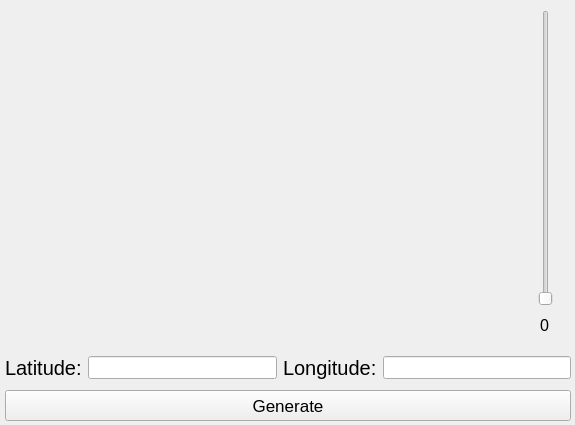
<?xml version="1.0" encoding="UTF-8"?>
<ui version="4.0">
 <class>MainWindow</class>
 <widget class="QMainWindow" name="MainWindow">
  <property name="geometry">
   <rect>
    <x>0</x>
    <y>0</y>
    <width>575</width>
    <height>425</height>
   </rect>
  </property>
  <property name="windowTitle">
   <string>MainWindow</string>
  </property>
  <widget class="QWidget" name="centralwidget">
   <widget class="QLabel" name="picture">
    <property name="geometry">
     <rect>
      <x>15</x>
      <y>11</y>
      <width>490</width>
      <height>315</height>
     </rect>
    </property>
    <property name="text">
     <string/>
    </property>
   </widget>
   <widget class="QWidget" name="horizontalLayoutWidget">
    <property name="geometry">
     <rect>
      <x>5</x>
      <y>345</y>
      <width>566</width>
      <height>46</height>
     </rect>
    </property>
    <layout class="QHBoxLayout" name="horizontalLayout">
     <item>
      <widget class="QLabel" name="label_2">
       <property name="font">
        <font>
         <pointsize>15</pointsize>
        </font>
       </property>
       <property name="text">
        <string>Latitude:</string>
       </property>
      </widget>
     </item>
     <item>
      <widget class="QLineEdit" name="xline">
       <property name="font">
        <font>
         <pointsize>10</pointsize>
        </font>
       </property>
      </widget>
     </item>
     <item>
      <widget class="QLabel" name="label_3">
       <property name="font">
        <font>
         <pointsize>15</pointsize>
        </font>
       </property>
       <property name="text">
        <string>Longitude:</string>
       </property>
      </widget>
     </item>
     <item>
      <widget class="QLineEdit" name="yline">
       <property name="font">
        <font>
         <pointsize>10</pointsize>
        </font>
       </property>
      </widget>
     </item>
    </layout>
   </widget>
   <widget class="QSlider" name="slider">
    <property name="geometry">
     <rect>
      <x>530</x>
      <y>10</y>
      <width>31</width>
      <height>296</height>
     </rect>
    </property>
    <property name="maximum">
     <number>17</number>
    </property>
    <property name="orientation">
     <enum>Qt::Vertical</enum>
    </property>
   </widget>
   <widget class="QLabel" name="scale">
    <property name="enabled">
     <bool>true</bool>
    </property>
    <property name="geometry">
     <rect>
      <x>540</x>
      <y>315</y>
      <width>31</width>
      <height>21</height>
     </rect>
    </property>
    <property name="font">
     <font>
      <pointsize>12</pointsize>
     </font>
    </property>
    <property name="text">
     <string>0</string>
    </property>
   </widget>
   <widget class="QPushButton" name="btn">
    <property name="geometry">
     <rect>
      <x>5</x>
      <y>390</y>
      <width>566</width>
      <height>31</height>
     </rect>
    </property>
    <property name="font">
     <font>
      <pointsize>13</pointsize>
     </font>
    </property>
    <property name="text">
     <string>Generate</string>
    </property>
   </widget>
  </widget>
 </widget>
 <resources/>
 <connections/>
 <buttongroups>
  <buttongroup name="buttonGroup_2"/>
  <buttongroup name="buttonGroup"/>
 </buttongroups>
</ui>
